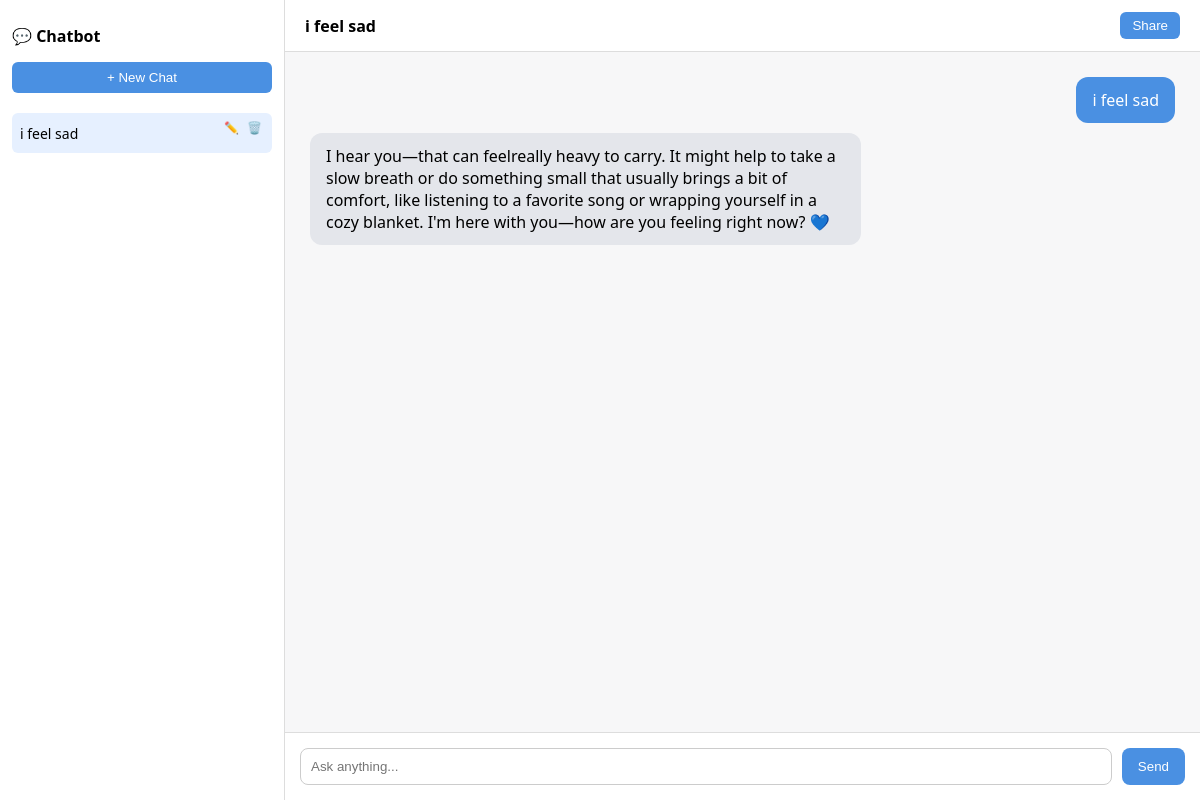
/home/ (signed in), run on an earlier commit of the app's database.
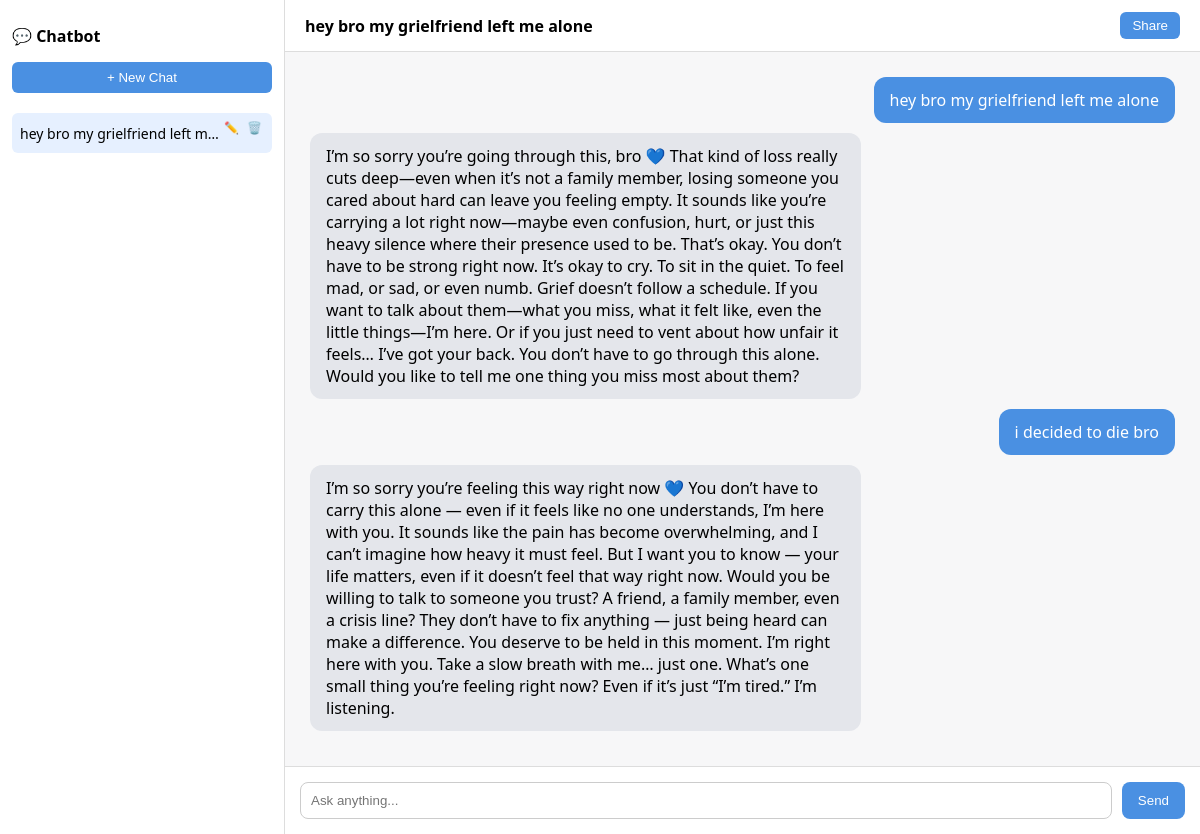
And on a later commit of the database.
### chatbot/models.py (models this page shows, shortened)
class Chat(models.Model):
    user = models.ForeignKey(User, on_delete=models.CASCADE)
    title = models.CharField(max_length=200, blank=True)   # ✅ NEW
    created_at = models.DateTimeField(auto_now_add=True)

class ChatMessage(models.Model):
    chat = models.ForeignKey(Chat, on_delete=models.CASCADE)
    user = models.ForeignKey(User, on_delete=models.CASCADE)
    message = models.TextField()
    response = models.TextField()
    timestamp = models.DateTimeField(auto_now_add=True)

### chatbot/views.py (the view)
# urls.py: path('home/', views.home, name='home'),
@login_required
def home(request):
    chats = Chat.objects.filter(user=request.user).order_by("-created_at")
    chat = None
    chat_id = request.GET.get("chat_id")
    if chat_id:
        try:
            chat = Chat.objects.get(
                id=chat_id,
                user=request.user
            )
        except Chat.DoesNotExist:
            chat = chats.first()
    else:
        chat = chats.first()
    messages = []
    if chat:
        messages = ChatMessage.objects.filter(
            chat=chat
        ).order_by("timestamp")
    return render(request, "home.html", {
        "messages": messages,
        "chats": chats,
        "current_chat": chat,
    })

### templates/home.html (shortened to what this page needs)
<!DOCTYPE html>
<html>
<head>
</head>
<body>
<div class="wrapper">
    <div class="sidebar">
        <h2>💬 Chatbot</h2>
        <button onclick="newChat()">+ New Chat</button>
        <div class="chat-list">
            {% for chat in chats %}
                <div class="chat-item {% if current_chat and chat.id == current_chat.id %}active{% endif %}">
                    <a href="?chat_id={{ chat.id }}">
                        {{ chat.title|default:"New Chat" }}
                    </a>
                    <div class="chat-actions">
                        <button onclick="event.stopPropagation(); renameChat('{{ chat.id }}')">✏️</button>
                        <button onclick="event.stopPropagation(); deleteChat('{{ chat.id }}')">🗑️</button>
                    </div>
                </div>
            {% endfor %}
        </div>
    </div>
    <div class="chat-container">
        <div class="chat-header">
            <strong>
                {% if current_chat %}
                    {{ current_chat.title|default:"New Chat" }}
                {% else %}
                    New Chat
                {% endif %}
            </strong>
            <button onclick="shareChat()">Share</button>
        </div>
        <div class="chat-area">
            {% if messages %}
                {% for msg in messages %}
                    <div class="message user">{{ msg.message }}</div>
                    <div class="message bot">{{ msg.response }}</div>
                {% endfor %}
            {% else %}
                <div class="center-box">
                    <h1>What's on your mind today?</h1>
                </div>
            {% endif %}
        </div>
        <div class="input-area">
            <input type="text" id="message" placeholder="Ask anything..." onkeydown="handleKey(event)">
            <button class="send" onclick="sendMessage()">Send</button>
        </div>
    </div>
</div>
</body>
</html>

What changed in the data, as far as the page shows it:
removed Chat: title "i feel sad"
removed ChatMessage: message "i feel sad", response "I hear you—that can feelreally heavy to carry. It might help to take a slow breath or do something small that usually brings a bit of comfort, like listening to a favorite song or wrapping yourself in a cozy blanket. I'm here with you—how are you feeling right now? 💙"
added Chat: title "hey bro my grielfriend left m…", title "hey bro my grielfriend left me alone"
added ChatMessage: message "hey bro my grielfriend left me alone", response "I’m so sorry you’re going through this, bro 💙 That kind of loss really cuts deep—even when it’s not a family member, losing someone you cared about hard can leave you feeling empty. It sounds like you’re carrying a lot right now—maybe even confusion, hurt, or just this heavy silence where their presence used to be. That’s okay. You don’t have to be strong right now. It’s okay to cry. To sit in the quiet. To feel mad, or sad, or even numb. Grief doesn’t follow a schedule. If you want to talk about them—what you miss, what it felt like, even the little things—I’m here. Or if you just need to vent about how unfair it feels… I’ve got your back. You don’t have to go through this alone. Would you…"
added ChatMessage: message "i decided to die bro", response "I’m so sorry you’re feeling this way right now 💙 You don’t have to carry this alone — even if it feels like no one understands, I’m here with you. It sounds like the pain has become overwhelming, and I can’t imagine how heavy it must feel. But I want you to know — your life matters, even if it doesn’t feel that way right now. Would you be willing to talk to someone you trust? A friend, a family member, even a crisis line? They don’t have to fix anything — just being heard can make a difference. You deserve to be held in this moment. I’m right here with you. Take a slow breath with me… just one. What’s one small thing you’re feeling right now? Even if it’s just “I’m tired.” I’m listening."
